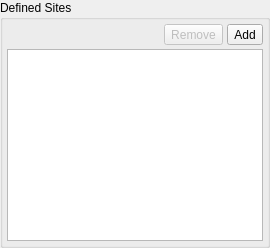
              <widget class="QGroupBox" name="SitesGroup">
               <property name="title">
                <string>Defined Sites</string>
               </property>
               <layout class="QHBoxLayout" name="horizontalLayout_14">
                <property name="spacing">
                 <number>4</number>
                </property>
                <property name="leftMargin">
                 <number>4</number>
                </property>
                <property name="topMargin">
                 <number>4</number>
                </property>
                <property name="rightMargin">
                 <number>4</number>
                </property>
                <property name="bottomMargin">
                 <number>4</number>
                </property>
                <item>
                 <layout class="QVBoxLayout" name="verticalLayout_7">
                  <property name="spacing">
                   <number>4</number>
                  </property>
                  <item>
                   <layout class="QHBoxLayout" name="horizontalLayout_12">
                    <property name="spacing">
                     <number>4</number>
                    </property>
                    <item>
                     <spacer name="horizontalSpacer_8">
                      <property name="orientation">
                       <enum>Qt::Horizontal</enum>
                      </property>
                      <property name="sizeHint" stdset="0">
                       <size>
                        <width>40</width>
                        <height>20</height>
                       </size>
                      </property>
                     </spacer>
                    </item>
                    <item>
                     <widget class="QToolButton" name="SiteRemoveButton">
                      <property name="enabled">
                       <bool>false</bool>
                      </property>
                      <property name="sizePolicy">
                       <sizepolicy hsizetype="Minimum" vsizetype="Fixed">
                        <horstretch>0</horstretch>
                        <verstretch>0</verstretch>
                       </sizepolicy>
                      </property>
                      <property name="text">
                       <string>Remove</string>
                      </property>
                      <property name="icon">
                       <iconset resource="main.qrc">
                        <normaloff>:/general/icons/general_remove.svg</normaloff>:/general/icons/general_remove.svg</iconset>
                      </property>
                      <property name="iconSize">
                       <size>
                        <width>16</width>
                        <height>16</height>
                       </size>
                      </property>
                      <property name="toolButtonStyle">
                       <enum>Qt::ToolButtonTextBesideIcon</enum>
                      </property>
                     </widget>
                    </item>
                    <item>
                     <widget class="QToolButton" name="SiteAddButton">
                      <property name="sizePolicy">
                       <sizepolicy hsizetype="Minimum" vsizetype="Fixed">
                        <horstretch>0</horstretch>
                        <verstretch>0</verstretch>
                       </sizepolicy>
                      </property>
                      <property name="text">
                       <string>Add</string>
                      </property>
                      <property name="icon">
                       <iconset resource="main.qrc">
                        <normaloff>:/general/icons/general_add.svg</normaloff>:/general/icons/general_add.svg</iconset>
                      </property>
                      <property name="iconSize">
                       <size>
                        <width>16</width>
                        <height>16</height>
                       </size>
                      </property>
                      <property name="toolButtonStyle">
                       <enum>Qt::ToolButtonTextBesideIcon</enum>
                      </property>
                     </widget>
                    </item>
                   </layout>
                  </item>
                  <item>
                   <widget class="QListView" name="SiteList">
                    <property name="sizePolicy">
                     <sizepolicy hsizetype="Minimum" vsizetype="Expanding">
                      <horstretch>0</horstretch>
                      <verstretch>0</verstretch>
                     </sizepolicy>
                    </property>
                    <property name="showDropIndicator" stdset="0">
                     <bool>false</bool>
                    </property>
                    <property name="dragDropOverwriteMode">
                     <bool>false</bool>
                    </property>
                    <property name="selectionBehavior">
                     <enum>QAbstractItemView::SelectRows</enum>
                    </property>
                   </widget>
                  </item>
                 </layout>
                </item>
               </layout>
              </widget>
